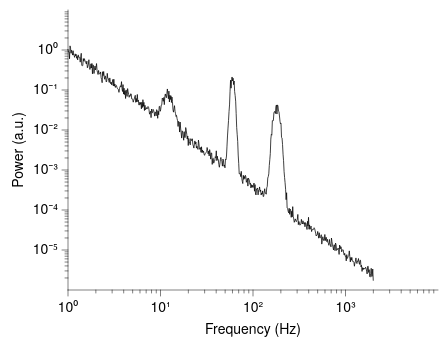

Specify this chart in Vega-Lite:
### Vega-Lite specification from a JSON file in a GitHub repository (floating-point values rounded to 4 significant figures; data arrays with more than 128 entries replaced by an {"elided": "..."} marker saying what was removed)
{"background": null, "config": {"arc": {"fill": "#DBDBDB", "fillOpacity": 1.0, "innerRadius": 35.0, "padAngle": 0.03, "stroke": "black", "strokeOpacity": 1, "strokeWidth": 0.25}, "area": {"fill": "#DBDBDB", "fillOpacity": 1.0, "stroke": "black", "strokeOpacity": 1, "strokeWidth": 0.25}, "axis": {"domain": true, "domainCap": "round", "domainColor": "black", "domainWidth": 0.25, "grid": false, "gridCap": "round", "gridColor": "#F1F1F1", "gridDash": [0, 0], "gridOpacity": 1.0, "gridWidth": 0.25, "labelColor": "black", "labelFont": "Helvetica Neue", "labelFontSize": 7, "labelFontStyle": "normal", "labelFontWeight": 400, "offset": 0, "ticks": true, "tickCap": "round", "tickColor": "black", "tickRound": false, "tickSize": 3, "tickWidth": 0.25, "titleColor": "black", "titleFont": "Helvetica Neue", "titleFontSize": 7, "titleFontStyle": "normal", "titleFontWeight": 400}, "axisX": {"domain": true, "labelAlign": "center", "labelAngle": 0, "labels": true, "ticks": true, "translate": 0}, "axisY": {"domain": true, "labelAlign": "right", "labelAngle": 0, "labels": true, "ticks": true, "translate": 0}, "axisRight": {"domain": true, "labelAlign": "left", "labelAngle": 0, "labels": true, "ticks": true, "translate": 0}, "axisTop": {"domain": true, "labelAlign": "center", "labelAngle": 0, "labels": true, "ticks": true, "translate": 0}, "axisBand": {"tickOffset": 0}, "bar": {"fill": "#DBDBDB", "fillOpacity": 1.0, "stroke": "black", "strokeOpacity": 1, "strokeWidth": 0.25}, "boxplot": {"size": 12.6, "ticks": {"cornerRadius": 0.25, "fill": "black", "opacity": 1, "size": 6.3, "thickness": 0.25}, "box": {"fillOpacity": 1.0, "stroke": "black", "strokeOpacity": 1, "strokeWidth": 0.25}, "median": {"cornerRadius": 0, "fill": "black", "fillOpacity": 1.0, "opacity": 1, "size": 12.6, "thickness": 0.25}, "rule": {"fill": "black", "fillOpacity": 1.0, "size": 14.0, "stroke": "black", "strokeDash": [0, 0], "strokeOpacity": 1, "strokeWidth": 0.25}, "outliers": {"color": "black", "fill": "black", "fillOpacity": 1.0, "size": 0, "stroke": "black", "strokeOpacity": 1, "strokeWidth": 0.25}}, "circle": {"fill": "black", "fillOpacity": 1.0, "size": 0.7, "stroke": null, "strokeOpacity": 1, "strokeWidth": 0.25}, "errorband": {"band": {"fillOpacity": 0.6, "stroke": null, "strokeWidth": 0.25, "strokeOpacity": 1}, "borders": {"opacity": 0, "strokeOpacity": 0.25, "strokeWidth": 1}}, "errorbar": {"opacity": 1, "rule": {"strokeDash": [0, 0], "strokeWidth": 0.25}, "ticks": {"color": "black", "cornerRadius": 0.125, "opacity": 1, "size": 8.4, "thickness": 0.25}, "thickness": 0.25}, "font": "Helvetica Neue", "geoshape": {"fill": "#DBDBDB", "fillOpacity": 1.0, "stroke": "black", "strokeOpacity": 1, "strokeWidth": 0.25}, "header": {"labelColor": "black", "labelFont": "Helvetica Neue", "labelFontSize": 7, "labelFontStyle": "normal", "labelFontWeight": 400, "titleColor": "black", "titleFont": "Helvetica Neue", "titleFontSize": 7, "titleFontStyle": "normal", "titleFontWeight": 400, "titlePadding": 0}, "legend": {"disable": false, "offset": 4.5, "titlePadding": 4, "labelOffset": 2, "gradientLabelOffset": 2, "gradientLength": 70.0, "gradientThickness": 7.0, "gradientOpacity": 1.0, "gradientStrokeColor": "black", "gradientStrokeWidth": 0.25, "labelColor": "black", "labelFont": "Helvetica Neue", "labelFontSize": 7, "labelFontStyle": "normal", "labelFontWeight": 400, "strokeColor": "black", "strokeWidth": 0, "symbolSize": 42, "symbolStrokeColor": "black", "symbolStrokeWidth": 0.25, "titleColor": "black", "titleFont": "Helvetica Neue", "titleFontSize": 7, "titleFontStyle": "normal", "titleFontWeight": 400}, "line": {"color": "black", "stroke": "black", "strokeCap": "round", "strokeDash": [0, 0], "strokeOpacity": 1, "strokeWidth": 0.375}, "point": {"filled": true, "fill": "#DBDBDB", "fillOpacity": 1.0, "size": 7.0, "stroke": "black", "strokeOpacity": 1, "strokeWidth": 0.25}, "range": {"category": ["#C6D9F1", "#F1C9CB", "#FEF0B9", "#CEE37A", "#7AA8E0", "#E589A3", "#FDDD5D", "#68B961", "#4177B1", "#C35082", "#E5C227", "#438156"], "diverging": {"scheme": ["#C35082", "#CE6D94", "#D989A7", "#E2A4BA", "#EABFCE", "#F1DBE2", "#F6F6F6", "#D7E0EB", "#B9CBE0", "#9BB6D5", "#7DA1C9", "#5F8CBD", "#4177B1"]}, "heatmap": {"scheme": ["#32022B", "#43044D", "#4C196E", "#4D338C", "#484DA6", "#3A68BB", "#1D83CA", "#1D9CCB", "#23B5C9", "#28CDC5", "#4DE0B4", "#91EE9F"]}, "ordinal": {"scheme": ["#F1F1F1", "#DBDBDB", "#C6C6C6", "#B2B2B2", "#9D9D9D", "#898989", "#767676", "#636363", "#515151", "#404040", "#2F2F2F", "#1F1F1F"]}, "ramp": {"scheme": ["#32022B", "#43044D", "#4C196E", "#4D338C", "#484DA6", "#3A68BB", "#1D83CA", "#1D9CCB", "#23B5C9", "#28CDC5", "#4DE0B4", "#91EE9F"]}}, "rule": {"color": "black", "stroke": "black", "strokeCap": "round", "strokeDash": [2, 2], "strokeOpacity": 1, "strokeWidth": 0.25}, "scale": {"bandPaddingInner": 0.1, "bandPaddingOuter": 0.1, "round": false}, "rect": {"fill": "#DBDBDB", "fillOpacity": 1.0, "stroke": "black", "strokeOpacity": 1, "strokeWidth": 0.25}, "square": {"fill": "#DBDBDB", "fillOpacity": 1.0, "size": 14.0, "stroke": "black", "strokeOpacity": 1, "strokeWidth": 0.25}, "text": {"color": "black", "font": "Helvetica Neue", "fontSize": 7, "fontStyle": "normal", "fontWeight": 400}, "tick": {"color": "black", "cornerRadius": 0.125, "opacity": 1.0, "size": 12.6, "thickness": 0.25}, "title": {"anchor": "middle", "frame": "group", "color": "black", "font": "Helvetica Neue", "fontSize": 7, "fontStyle": "normal", "fontWeight": 400, "subtitleColor": "black", "subtitleFont": "Helvetica Neue", "subtitleFontSize": "Helvetica Neue", "subtitleFontStyle": "normal", "subtitleFontWeight": 400}, "trail": {"color": "black", "opacity": 1, "size": 0.375}, "view": {"continuousWidth": 185, "continuousHeight": 140, "discreteWidth": 185, "discreteHeight": 140, "fill": null, "stroke": null, "strokeWidth": 0.25}}, "layer": [{"mark": {"type": "line"}, "encoding": {"x": {"axis": {"labelExpr": "round(log(datum.value) / log(10)) < 0 ? '10⁻' + (abs(round(log(datum.value) / log(10))) >= 10 ? '⁰¹²³⁴⁵⁶⁷⁸⁹'[floor(abs(round(log(datum.value) / log(10)))/10)] + '⁰¹²³⁴⁵⁶⁷⁸⁹'[abs(round(log(datum.value) / log(10)))%10] : '⁰¹²³⁴⁵⁶⁷⁸⁹'[abs(round(log(datum.value) / log(10)))]) : '10' + (abs(round(log(datum.value) / log(10))) >= 10 ? '⁰¹²³⁴⁵⁶⁷⁸⁹'[floor(abs(round(log(datum.value) / log(10)))/10)] + '⁰¹²³⁴⁵⁶⁷⁸⁹'[abs(round(log(datum.value) / log(10)))%10] : '⁰¹²³⁴⁵⁶⁷⁸⁹'[abs(round(log(datum.value) / log(10)))])", "values": [1, 10, 100, 1000]}, "field": "f", "scale": {"domain": [1, 2000], "nice": false, "type": "log"}, "title": "Frequency (Hz)", "type": "quantitative"}, "y": {"axis": {"labelExpr": "round(log(datum.value) / log(10)) < 0 ? '10⁻' + (abs(round(log(datum.value) / log(10))) >= 10 ? '⁰¹²³⁴⁵⁶⁷⁸⁹'[floor(abs(round(log(datum.value) / log(10)))/10)] + '⁰¹²³⁴⁵⁶⁷⁸⁹'[abs(round(log(datum.value) / log(10)))%10] : '⁰¹²³⁴⁵⁶⁷⁸⁹'[abs(round(log(datum.value) / log(10)))]) : '10' + (abs(round(log(datum.value) / log(10))) >= 10 ? '⁰¹²³⁴⁵⁶⁷⁸⁹'[floor(abs(round(log(datum.value) / log(10)))/10)] + '⁰¹²³⁴⁵⁶⁷⁸⁹'[abs(round(log(datum.value) / log(10)))%10] : '⁰¹²³⁴⁵⁶⁷⁸⁹'[abs(round(log(datum.value) / log(10)))])", "values": [1e-05, 0.0001, 0.001, 0.01, 0.1, 1]}, "field": "psd", "scale": {"nice": false, "type": "log"}, "title": "Power (a.u.)", "type": "quantitative"}}}, {"mark": {"type": "point", "opacity": 0}, "encoding": {"x": {"axis": {"domain": false, "grid": false, "labels": false, "orient": "bottom", "tickSize": 1.5, "ticks": true, "values": [2, 3, 4, 5, 6, 7, 8, 9, 20, 30, 40, 50, 60, 70, 80, 90, 200, 300, 400, 500, 600, 700, 800, 900, 2000, 3000, 4000, 5000, 6000, 7000, 8000, 9000]}, "field": "f", "scale": {"base": 10, "domain": [1, 10000], "type": "log"}, "title": null, "type": "quantitative"}}}, {"mark": {"type": "point", "opacity": 0}, "encoding": {"y": {"axis": {"domain": false, "grid": false, "labels": false, "orient": "left", "tickSize": 1.5, "ticks": true, "values": [2e-06, 3e-06, 4e-06, 5e-06, 6e-06, 7e-06, 8e-06, 9e-06, 2e-05, 3e-05, 4e-05, 5e-05, 6e-05, 7e-05, 8e-05, 9e-05, 0.0002, 0.0003, 0.0004, 0.0005, 0.0006, 0.0007, 0.0008, 0.0009, 0.002, 0.003, 0.004, 0.005, 0.006, 0.007, 0.008, 0.009, 0.02, 0.03, 0.04, 0.05, 0.06, 0.07, 0.08, 0.09, 0.2, 0.3, 0.4, 0.5, 0.6, 0.7, 0.8, 0.9, 2, 3, 4, 5, 6, 7, 8, 9]}, "field": "psd", "scale": {"base": 10, "domain": [1e-06, 10], "type": "log"}, "title": null, "type": "quantitative"}}}], "data": {"name": "data-1a256e6822f450fdc92ee4454c33116e"}, "resolve": {"axis": {"x": "independent", "y": "independent"}}, "$schema": "https://vega.github.io/schema/vega-lite/v6.4.1.json", "datasets": {"data-1a256e6822f450fdc92ee4454c33116e": {"elided": "600 records"}}}
